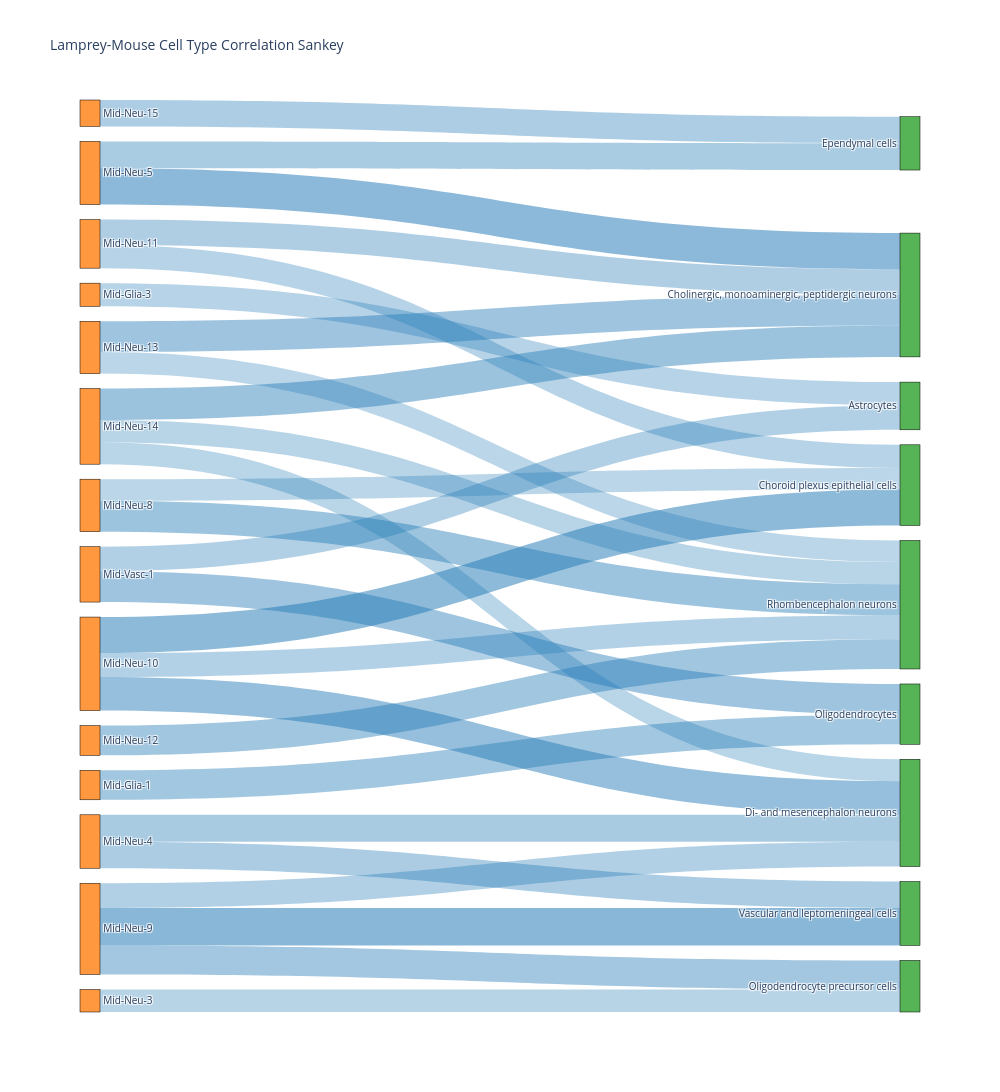

Notebook code cell kept with this figure:
### Code cell
fig = plot_sankey_from_corr(corr_matrix, threshold=0.3, )
fig.write_html('/data/work/22.fusemap/05.stereoalign/02.scvi/07.Midbrain/01_20251223/Midbrain_1.html')

### Figure 1 — Plotly figure (JSON) as saved in the notebook; plotly's stock layout.template omitted (floating-point values rounded to 4 significant figures)
{"data": [{"link": {"color": ["rgba(31, 119, 180, 0.4131125466612897)", "rgba(31, 119, 180, 0.325143695541026)", "rgba(31, 119, 180, 0.5046641625506612)", "rgba(31, 119, 180, 0.4706908156719324)", "rgba(31, 119, 180, 0.33735140418629134)", "rgba(31, 119, 180, 0.3572846291650939)", "rgba(31, 119, 180, 0.3242253866702291)", "rgba(31, 119, 180, 0.41754224652318983)", "rgba(31, 119, 180, 0.4309685546295092)", "rgba(31, 119, 180, 0.3020494491262555)", "rgba(31, 119, 180, 0.43975394546809776)", "rgba(31, 119, 180, 0.3088212141321588)", "rgba(31, 119, 180, 0.31253454761084376)", "rgba(31, 119, 180, 0.37045928817311524)", "rgba(31, 119, 180, 0.3157112377208005)", "rgba(31, 119, 180, 0.37915649882084135)", "rgba(31, 119, 180, 0.3706343680209326)", "rgba(31, 119, 180, 0.5092938535647922)", "rgba(31, 119, 180, 0.3774646563675889)", "rgba(31, 119, 180, 0.30301896467436645)", "rgba(31, 119, 180, 0.4335946440742027)", "rgba(31, 119, 180, 0.34650859800481293)", "rgba(31, 119, 180, 0.4084422333190435)", "rgba(31, 119, 180, 0.5257718453456864)", "rgba(31, 119, 180, 0.3442727524040396)", "rgba(31, 119, 180, 0.43273370871550565)"], "source": [0, 2, 4, 4, 4, 5, 5, 6, 7, 7, 8, 8, 8, 9, 13, 14, 14, 15, 15, 18, 18, 19, 19, 19, 20, 20], "target": [29, 21, 23, 24, 30, 22, 23, 30, 22, 30, 22, 24, 30, 26, 28, 24, 31, 22, 26, 23, 30, 24, 28, 31, 21, 29], "value": [0.4131, 0.3251, 0.5047, 0.4707, 0.3374, 0.3573, 0.3242, 0.4175, 0.431, 0.302, 0.4398, 0.3088, 0.3125, 0.3705, 0.3157, 0.3792, 0.3706, 0.5093, 0.3775, 0.303, 0.4336, 0.3465, 0.4084, 0.5258, 0.3443, 0.4327]}, "node": {"color": ["rgba(255, 127, 14, 0.8)", "rgba(255, 127, 14, 0.8)", "rgba(255, 127, 14, 0.8)", "rgba(255, 127, 14, 0.8)", "rgba(255, 127, 14, 0.8)", "rgba(255, 127, 14, 0.8)", "rgba(255, 127, 14, 0.8)", "rgba(255, 127, 14, 0.8)", "rgba(255, 127, 14, 0.8)", "rgba(255, 127, 14, 0.8)", "rgba(255, 127, 14, 0.8)", "rgba(255, 127, 14, 0.8)", "rgba(255, 127, 14, 0.8)", "rgba(255, 127, 14, 0.8)", "rgba(255, 127, 14, 0.8)", "rgba(255, 127, 14, 0.8)", "rgba(255, 127, 14, 0.8)", "rgba(255, 127, 14, 0.8)", "rgba(255, 127, 14, 0.8)", "rgba(255, 127, 14, 0.8)", "rgba(255, 127, 14, 0.8)", "rgba(44, 160, 44, 0.8)", "rgba(44, 160, 44, 0.8)", "rgba(44, 160, 44, 0.8)", "rgba(44, 160, 44, 0.8)", "rgba(44, 160, 44, 0.8)", "rgba(44, 160, 44, 0.8)", "rgba(44, 160, 44, 0.8)", "rgba(44, 160, 44, 0.8)", "rgba(44, 160, 44, 0.8)", "rgba(44, 160, 44, 0.8)", "rgba(44, 160, 44, 0.8)"], "label": ["Mid-Glia-1", "Mid-Glia-2", "Mid-Glia-3", "Mid-Neu-1", "Mid-Neu-10", "Mid-Neu-11", "Mid-Neu-12", "Mid-Neu-13", "Mid-Neu-14", "Mid-Neu-15", "Mid-Neu-16", "Mid-Neu-17", "Mid-Neu-2", "Mid-Neu-3", "Mid-Neu-4", "Mid-Neu-5", "Mid-Neu-6", "Mid-Neu-7", "Mid-Neu-8", "Mid-Neu-9", "Mid-Vasc-1", " Astrocytes", " Cholinergic, monoaminergic, peptidergic neurons", " Choroid plexus epithelial cells", " Di- and mesencephalon neurons", " Endothelial cells", " Ependymal cells", " Microglia", " Oligodendrocyte precursor cells", " Oligodendrocytes", " Rhombencephalon neurons", " Vascular and leptomeningeal cells"], "line": {"color": "black", "width": 0.5}, "pad": 15, "thickness": 20}, "type": "sankey"}], "layout": {"font": {"size": 10}, "height": 1200, "title": {"text": "Lamprey-Mouse Cell Type Correlation Sankey"}, "width": 1000}}
